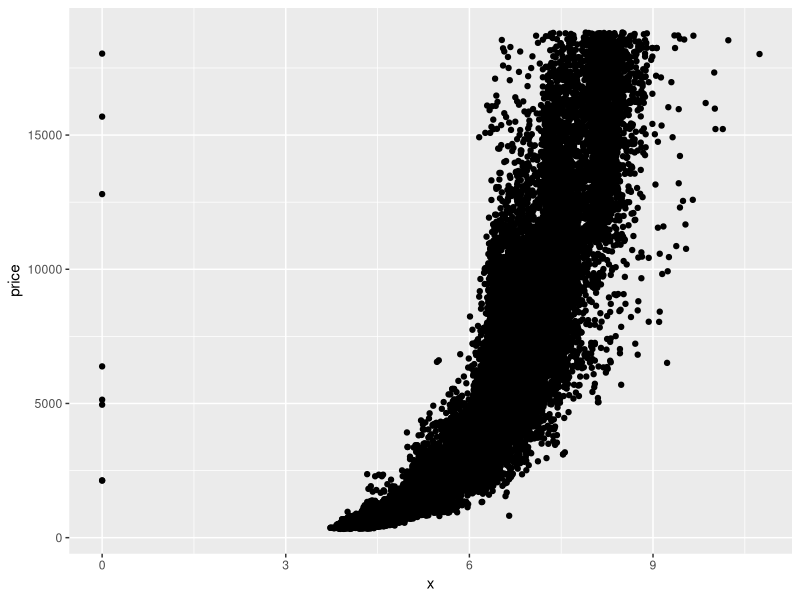
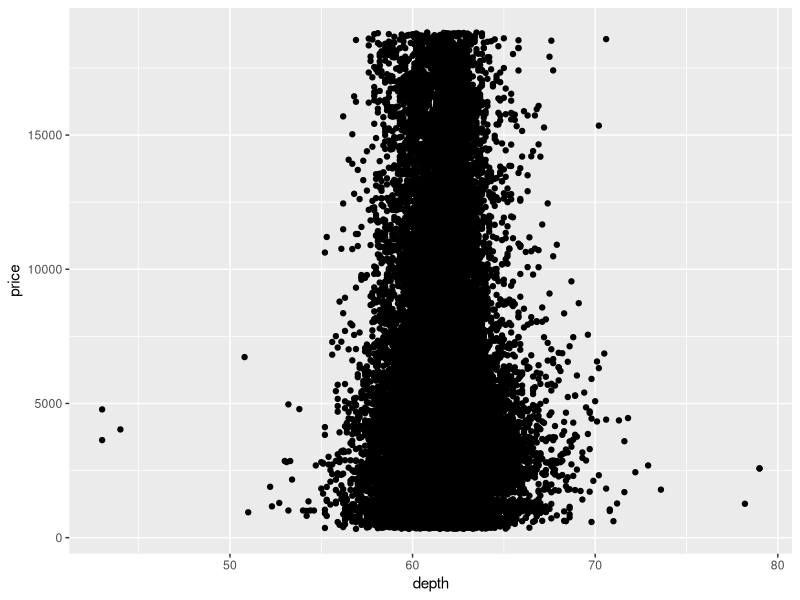
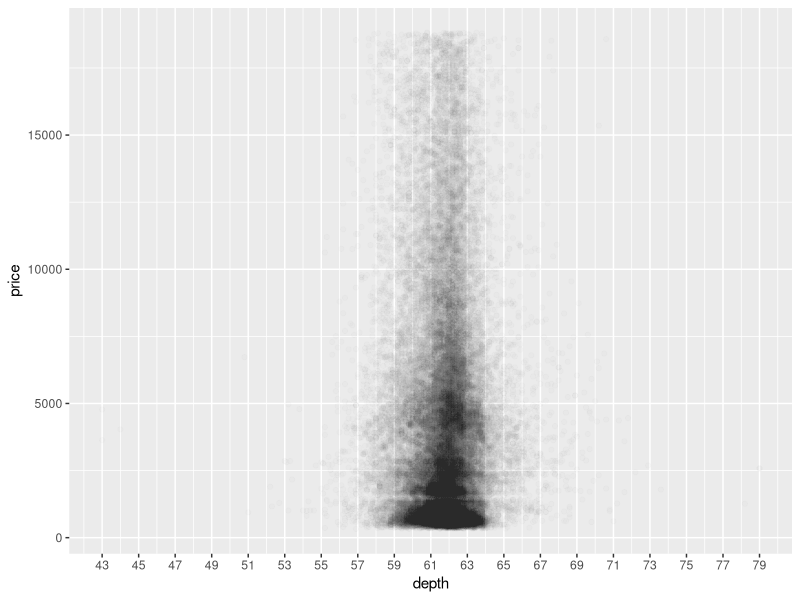
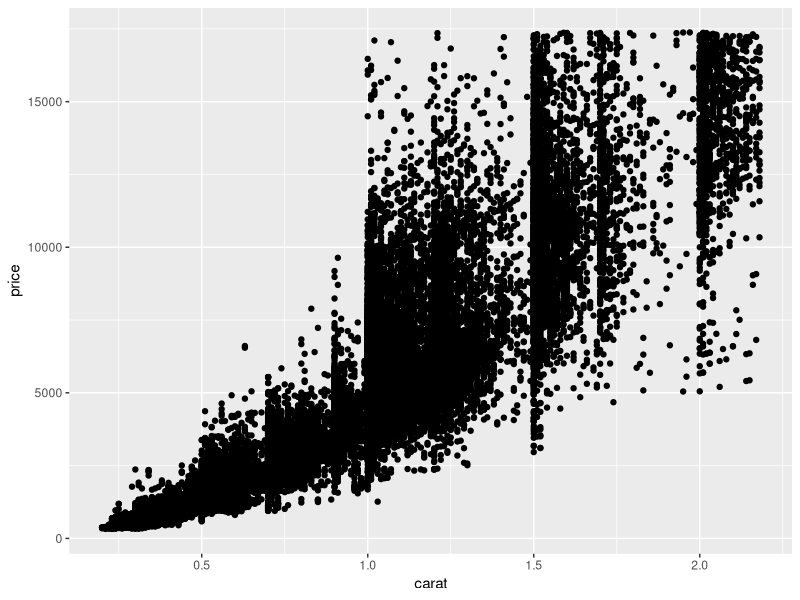
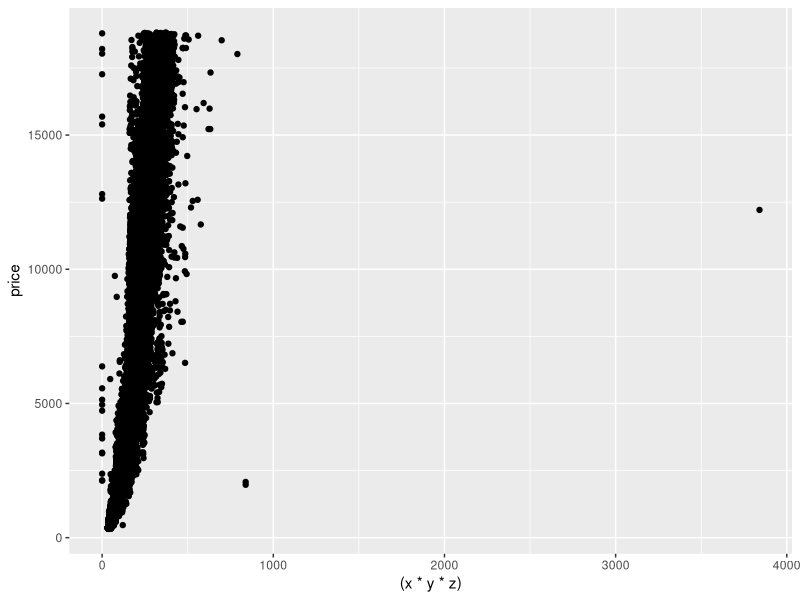
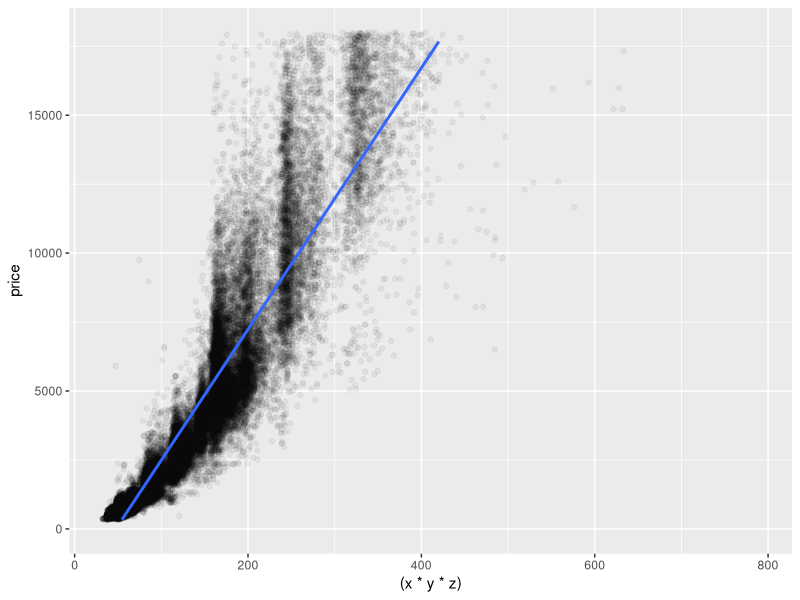
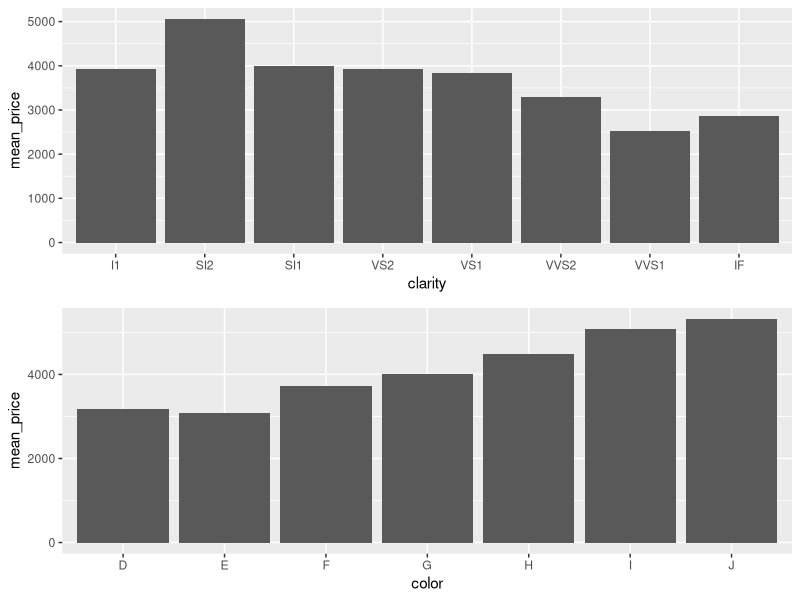
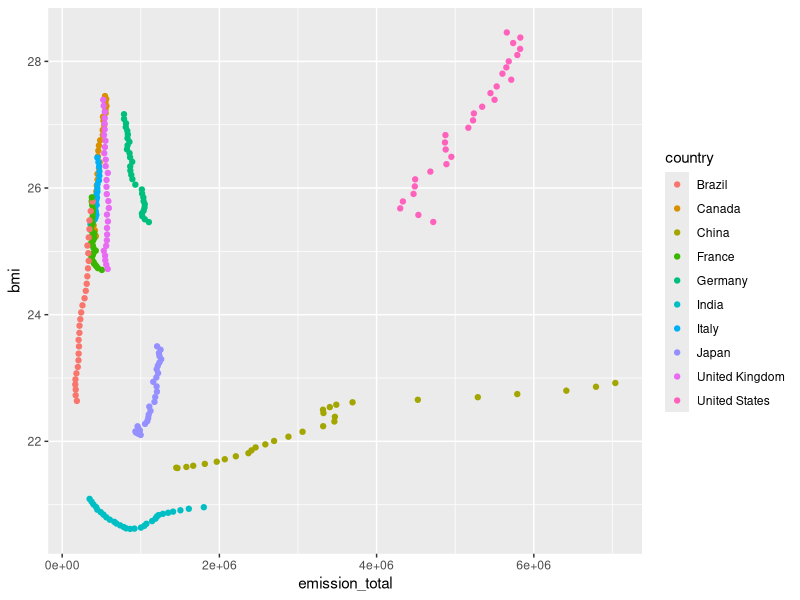

Here is the R script that generated these plots, in order:
# setup
library(ggplot2)
data(diamonds)

# Your first task is to create a
# scatterplot of price vs x.
# using the ggplot syntax.
ggplot(aes(x = x, y = price), data = diamonds) +
   geom_point()
ggsave('price_vs_x_scatterplot.png')

# correlation between price and x
with(diamonds, cor.test(price, x))

# correlation between price and y
with(diamonds, cor.test(price, y))

# correlation between price and z
with(diamonds, cor.test(price, z))

# Create a simple scatter plot of price vs depth.
ggplot(aes(x = depth, y = price), data = diamonds) +
   geom_point()
ggsave('price_vs_depth_scatterplot.png')

# Change the code to make the transparency of the
# points to be 1/100 of what they are now and mark
# the x-axis every 2 units. See the instructor notes
# for two hints.
ggplot(data = diamonds, aes(x = depth, y = price)) + 
   geom_point(alpha = 0.01) +
   scale_x_continuous(breaks = seq(43, 79, 2))
ggsave('price_vs_depth_scatterplot2.png')

# correlation between price and depth
with(diamonds, cor.test(price, depth))

# Create a scatterplot of price vs carat
# and omit the top 1% of price and carat
# values.
ggplot(data = subset(diamonds,
                     price <= quantile(price, 0.99) & carat <= quantile(carat, 0.99)),
       aes(x = carat, y = price)) + 
   geom_point()
ggsave('price_vs_carat_scatterplot.png')

# Create a scatterplot of price vs. volume (x * y * z).
# This is a very rough approximation for a diamond's volume.
ggplot(aes(x = (x * y * z), y = price), data = diamonds) +
   geom_point()
ggsave('price_vs_volume_scatterplot.png')

# Create a new variable for volume in the diamonds data frame.
# This will be useful in a later exercise.
diamonds$volume <- diamonds$x * diamonds$y * diamonds$z

# correlation between price and volume, within a certain range
with(subset(diamonds, volume > 0 & volume <= 800), cor.test(price, volume))

# Subset the data to exclude diamonds with a volume
# greater than or equal to 800. Also, exclude diamonds
# with a volume of 0. Adjust the transparency of the
# points and add a linear model to the plot. (See the
# Instructor Notes or look up the documentation of
# geom_smooth() for more details about smoothers.)
ggplot(aes(x = (x * y * z), y = price),
       data = subset(diamonds, volume > 0 & volume <= 800)) +
   geom_point(alpha = 0.05) +
   geom_smooth(method = "lm") +
   ylim(0, 18000)
ggsave('price_vs_volume_scatterplot2.png')

# Do you think this would be a useful model to estimate
# the price of diamonds? Why or why not?

# I think it would be a reasonable approximation if all you needed was an estimate
# within an order of magnitude, but it appears pretty clear that the data is more
# closely approximated by a non-linear model.  Additionally, the data becomes very
# noisy above volume 170 or so.  Even a non-linear model would be pretty bad at
# that point.  But it really depends on what you need the estimate for.

# Use the function dplyr package
# to create a new data frame containing
# info on diamonds by clarity.
library(dplyr)
diamondsByClarity <- diamonds %>%
   group_by(clarity) %>%
   summarize(mean_price = mean(price),
             median_price = median(price),
             min_price = min(price),
             max_price = max(price),
             n = n())

# We’ve created summary data frames with the mean price
# by clarity and color. You can run the code in R to
# verify what data is in the variables diamonds_mp_by_clarity
# and diamonds_mp_by_color.
diamonds_by_clarity <- group_by(diamonds, clarity)
diamonds_mp_by_clarity <- summarise(diamonds_by_clarity, mean_price = mean(price))
diamonds_by_color <- group_by(diamonds, color)
diamonds_mp_by_color <- summarise(diamonds_by_color, mean_price = mean(price))

# Your task is to write additional code to create two bar plots
# on one output image using the grid.arrange() function from the package
# gridExtra.
library(gridExtra)
a <- ggplot(aes(clarity, mean_price), data = diamonds_mp_by_clarity) +
   geom_bar(stat = 'identity')
b <- ggplot(aes(color, mean_price), data = diamonds_mp_by_color) +
   geom_bar(stat = 'identity')
grid.arrange(a, b, ncol = 1)
g <- arrangeGrob(a, b, ncol=1)
ggsave(file='color_and_clarity_groups.png', g)


# The Gapminder website contains over 500 data sets with information about
# the world's population. Your task is to continue the investigation you did at the
# end of Problem Set 3 or you can start fresh and choose a different
# data set from Gapminder.
# In your investigation, examine pairs of variable and create 2-5 plots that make
# use of the techniques from Lesson 4.
library(tidyr)
library(dplyr)

# read in the co2 data from problem set 3
co2Data <-
   read.csv('indicator_CDIAC_carbon_dioxide_total_emissions.csv') %>%
   gather(year, emission_total, X1751:X2011) %>%
   transmute(country = as.character(CO2.emission.total), year = as.numeric(gsub("X", "", year)), emission_total)

# read in BMI data
bmiData <-
   read.csv('Indicator_BMI_male_ASM.csv') %>%
   gather(year, bmi, X1980:X2008) %>%
   transmute(country = as.character(Country), year = as.numeric(gsub("X", "", year)), bmi)

# join the two tables and filter everything out except the top 10 countries by GDP (according to wikipedia)
multivariate <-
   bmiData %>%
   left_join(co2Data, c("country", "year")) %>%
   filter(country %in% c('United States', 'China', 'Japan', 'Germany', 'United Kingdom', 'France', 'India', 'Italy', 'Brazil', 'Canada'))

# first plot emission total vs. bmi for all countries
ggplot(aes(x = emission_total, y = bmi, group = country),
       data = multivariate) +
   geom_point(aes(color = country))
ggsave('bmi_emission_01.png')

# show linear regression lines for each country
ggplot(aes(x = emission_total, y = bmi, group = country),
       data = multivariate) +
   geom_point(aes(color = country)) +
   geom_ribbon(stat='smooth', method = "lm", se=TRUE, alpha=0.1, 
               aes(color = country)) +
   geom_line(stat='smooth', method = "lm", alpha=0.3)   
ggsave('bmi_emission_02.png')

# zoom in on the left hand side
ggplot(aes(x = emission_total, y = bmi, group = country),
       data = multivariate) +
   geom_point(aes(color = country)) +
   geom_ribbon(stat='smooth', method = "lm", se=TRUE, alpha=0.1, 
               aes(color = country)) +
   geom_line(stat='smooth', method = "lm", alpha=0.3) +
   coord_cartesian(xlim = c(0, 1500000),
                   ylim = c(22, 28))
ggsave('bmi_emission_03.png')


